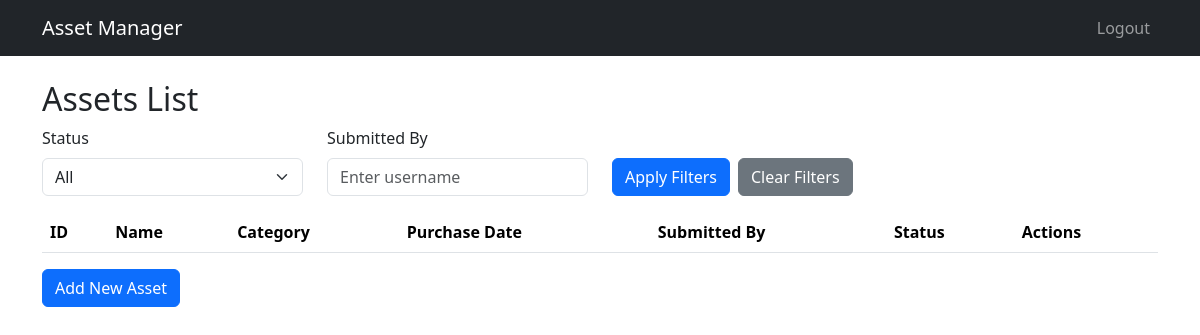
The app's page /assets (signed in), older data.
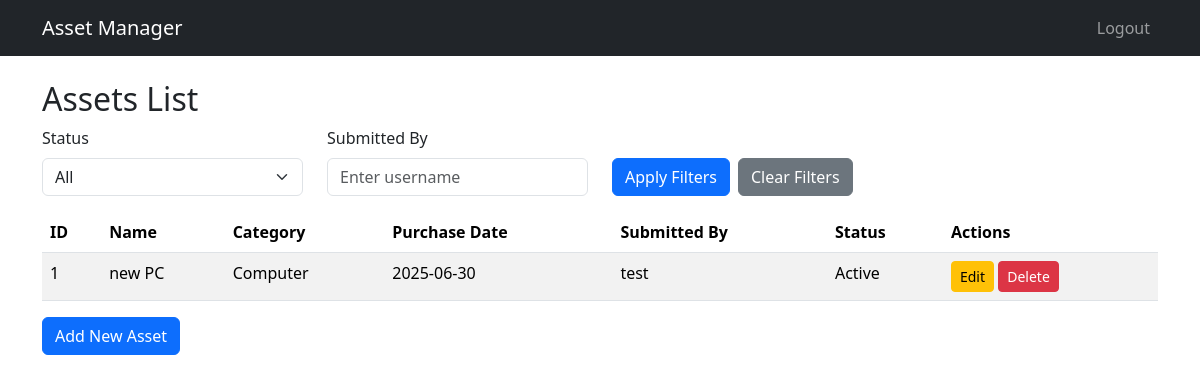
The same page, newer data.
### app/models.py (models this page shows, shortened)
class Asset(db.Model):
    id = db.Column(db.Integer, primary_key=True)
    name = db.Column(db.String(100), nullable=False)
    category = db.Column(db.String(50), nullable=False)
    purchase_date = db.Column(db.Date, nullable=False, default=datetime.utcnow)
    status = db.Column(db.String(20), nullable=False, default='Active')
    user_id = db.Column(db.Integer, db.ForeignKey('user.id'), nullable=False)

class User(db.Model, UserMixin):
    id = db.Column(db.Integer, primary_key=True)
    username = db.Column(db.String(150), unique=True, nullable=False)
    password = db.Column(db.String(150), nullable=False)
    role = db.Column(db.String(20), nullable=False, default='user')
    assets = db.relationship('Asset', backref='submitter', lazy=True)

### app/routes.py (the view)
@main.route("/assets")
@login_required
def asset_list():
    status_filter = request.args.get("status")
    user_filter = request.args.get("user")
    query = Asset.query
    if current_user.role != "admin":
        query = query.filter_by(user_id=current_user.id)
    else:
        if user_filter:
            query = query.join(Asset.submitter).filter(User.username == user_filter)
    if status_filter:
        query = query.filter_by(status=status_filter)
    assets = query.all()
    return render_template("assets.html", assets=assets)

### app/templates/assets.html (shortened to what this page needs)
{% extends "base.html" %}
{% block content %}
  <h2>Assets List</h2>
  <form method="GET" action="{{ url_for('main.asset_list') }}" class="mb-3">
    <div class="row">
      <div class="col-md-3">
        <label for="status" class="form-label">Status</label>
        <select name="status" id="status" class="form-select">
          <option value="">All</option>
        </select>
      </div>
      {% if current_user.role == 'admin' %}
      <div class="col-md-3">
        <label for="user" class="form-label">Submitted By</label>
        <input type="text" name="user" id="user" class="form-control" placeholder="Enter username">
      </div>
      {% endif %}
      <div class="col-md-3 d-flex align-items-end">
        <button type="submit" class="btn btn-primary me-2">Apply Filters</button>
        <a href="{{ url_for('main.asset_list') }}" class="btn btn-secondary">Clear Filters</a>
      </div>
    </div>
  </form>
  <table class="table table-striped">
    <thead>
      <tr>
        <th>ID</th>
        <th>Name</th>
        <th>Category</th>
        <th>Purchase Date</th>
        {% if current_user.role == 'admin' %}
          <th>Submitted By</th>
        {% endif %}
        <th>Status</th>
        <th>Actions</th>
      </tr>
    </thead>
    <tbody>
      {% for asset in assets %}
      <tr>
        <td>{{ asset.id }}</td>
        <td>{{ asset.name }}</td>
        <td>{{ asset.category }}</td>
        <td>{{ asset.purchase_date.strftime('%Y-%m-%d') }}</td>
        {% if current_user.role == 'admin' %}
          <td>{{ asset.submitter.username }}</td>
        {% endif %}
        <td>{{ asset.status }}</td>
        <td>
          <a href="{{ url_for('main.edit_asset', id=asset.id) }}" class="btn btn-sm btn-warning">Edit</a>
          <form action="{{ url_for('main.delete_asset', id=asset.id) }}" method="post" style="display:inline;">
            <button type="submit" class="btn btn-sm btn-danger" onclick="return confirm('Sure to delete?');">Delete</button>
          </form>
        </td>
      </tr>
      {% endfor %}
    </tbody>
  </table>
  <a href="{{ url_for('main.new_asset') }}" class="btn btn-primary">Add New Asset</a>
{% endblock %}

### app/templates/base.html (shortened to what this page needs)
<!DOCTYPE html>
<html lang="en">
<head>
  <link href="https://cdn.jsdelivr.net/npm/bootstrap@5.3.2/dist/css/bootstrap.min.css" rel="stylesheet">
</head>
<body>
  <nav class="navbar navbar-expand-lg navbar-dark bg-dark mb-4">
    <div class="container">
      <a class="navbar-brand" href="{{ url_for('main.home') }}">Asset Manager</a>
      <div class="collapse navbar-collapse" id="navbarNav">
        <ul class="navbar-nav ms-auto">
          {% if current_user.is_authenticated %}
            <li class="nav-item">
              <a class="nav-link" href="{{ url_for('auth.logout') }}">Logout</a>
            </li>
          {% endif %}
        </ul>
      </div>
    </div>
  </nav>
  <div class="container">
    {% block content %}{% endblock %}
  </div>
</body>
</html>

Row changes from the older to the newer data that the page shows:
added Asset: id "1", name "new PC", category "Computer", purchase_date "2025-06-30", submitter.username "test", status "Active"
